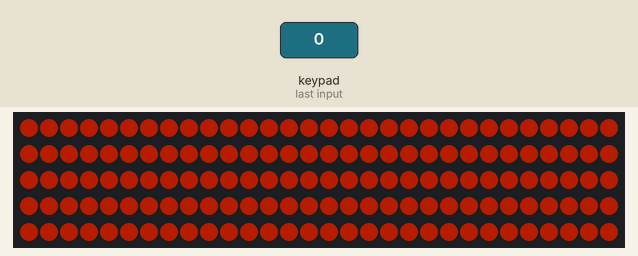
This sketch was run on a simulated Arduino Uno, built with avr-gcc and run on an emulated ATmega328P. Parts: 150 RGB LEDs in strip order, left to right, continuing on the next row. The test bench sets the inputs (shaded band). Dim RGB values are drawn brighter than linear; what the sketch prints to the serial monitor is not drawn.

1.3 s: key '0' pressed
Above: at 2.4 s.
Timing chart, 0 to 4.3 s (numbered marks = the images above; inputs shaded):
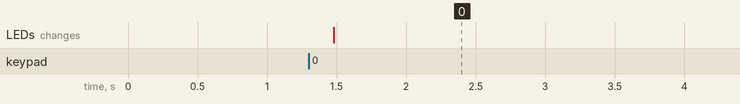

The sketch:

bathroomlights.ino
```cpp
#include <Adafruit_NeoPixel.h>
#include <Wire.h>
#include "Adafruit_MPR121.h"

#define LED_PIN    2
#define LED_COUNT 150

Adafruit_MPR121 cap = Adafruit_MPR121();
uint16_t lasttouched = 0;
uint16_t currtouched = 0;

Adafruit_NeoPixel strip(LED_COUNT, LED_PIN, NEO_GRB + NEO_KHZ800);
bool light_on = false;
bool cycle_color = false;
bool stop_cycle = false;
long touch_start = -1;
long base_color = 5500;

void setup() {
  Serial.begin(57600);

  // Default address is 0x5A, if tied to 3.3V its 0x5B
  // If tied to SDA its 0x5C and if SCL then 0x5D
  if (!cap.begin(0x5A)) {
    Serial.println("MPR121 not found, check wiring?");
    while (1);
  }
  Serial.println("MPR121 found!");

  strip.begin();
  strip.show();
  strip.setBrightness(64);
}


void loop() {
  getTouch();
  updateLEDs();
}

void getTouch() {

  // Get the currently touched pads
  currtouched = cap.touched();

  if ((currtouched & _BV(0)) && !(lasttouched & _BV(0)) && touch_start < 0 ) {
    Serial.println("Touched");
    touch_start = millis();
    if (cycle_color) {
      stop_cycle = true;
    }

    Serial.print("Color: ");
    Serial.println(base_color);
  }

  // If we held it for more than a second, cycle color
  if (light_on && !cycle_color && (currtouched & _BV(0)) && ((millis() - touch_start) > 1000 )) {
    cycle_color = true;
    Serial.println("Start cycle");
  }

  if (!(currtouched & _BV(0)) && (lasttouched & _BV(0)) && touch_start > 0 ) {
    Serial.println("Released");
    touch_start = -1;
    if (cycle_color) {
      light_on = true;
      if (stop_cycle) {
        cycle_color = false;
        stop_cycle = false;
        Serial.println("stop cycle");
      }
    }
    else {
      light_on = !light_on;
    }

    Serial.print("Light on: ");
    Serial.println(light_on);
  }

  // reset our state
  lasttouched = currtouched;
}

void updateLEDs() {
  if (cycle_color) {
    base_color = (base_color + 40) % 65536;
  }

  long c = strip.Color(0, 0, 0);
  if (light_on) {
    c = strip.gamma32(strip.ColorHSV(base_color));
  }

  for(int i=0; i<strip.numPixels(); i++) {
    strip.setPixelColor(i, c);
  }

  strip.show();
  delay(10);
}
```

Measured:
- after the input at 1.3 s, the LEDs: change after 0.18 s (image 0)
